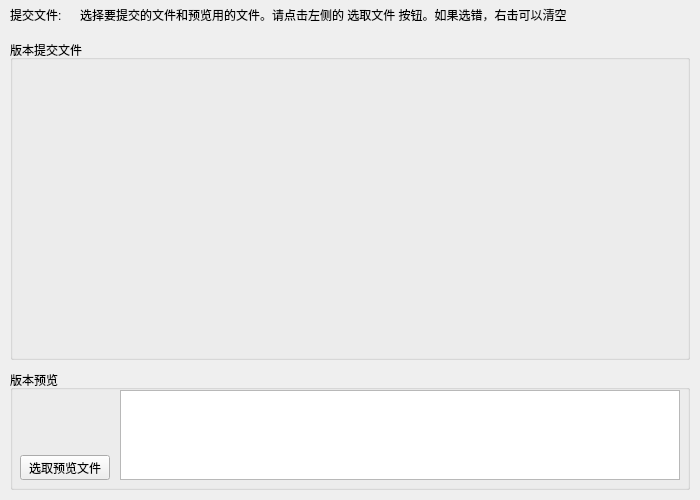
<?xml version="1.0" encoding="UTF-8"?>
<ui version="4.0">
 <class>Form</class>
 <widget class="QWidget" name="Form">
  <property name="geometry">
   <rect>
    <x>0</x>
    <y>0</y>
    <width>700</width>
    <height>500</height>
   </rect>
  </property>
  <property name="windowTitle">
   <string>Form</string>
  </property>
  <widget class="QLabel" name="label_description">
   <property name="geometry">
    <rect>
     <x>80</x>
     <y>0</y>
     <width>610</width>
     <height>30</height>
    </rect>
   </property>
   <property name="text">
    <string>&lt;html&gt;&lt;head/&gt;&lt;body&gt;&lt;p&gt;选择要提交的文件和预览用的文件。请点击左侧的 选取文件 按钮。如果选错，右击可以清空&lt;/p&gt;&lt;/body&gt;&lt;/html&gt;</string>
   </property>
  </widget>
  <widget class="QLabel" name="label_title">
   <property name="geometry">
    <rect>
     <x>10</x>
     <y>0</y>
     <width>70</width>
     <height>30</height>
    </rect>
   </property>
   <property name="text">
    <string>提交文件:</string>
   </property>
  </widget>
  <widget class="QGroupBox" name="groupBox_preview_files">
   <property name="geometry">
    <rect>
     <x>10</x>
     <y>370</y>
     <width>680</width>
     <height>120</height>
    </rect>
   </property>
   <property name="title">
    <string>版本预览</string>
   </property>
   <widget class="ThumbnailWidget" name="thumbnail_widget" native="true">
    <property name="geometry">
     <rect>
      <x>10</x>
      <y>20</y>
      <width>90</width>
      <height>60</height>
     </rect>
    </property>
    <property name="minimumSize">
     <size>
      <width>0</width>
      <height>0</height>
     </size>
    </property>
    <property name="maximumSize">
     <size>
      <width>16777215</width>
      <height>16777215</height>
     </size>
    </property>
    <property name="focusPolicy">
     <enum>Qt::NoFocus</enum>
    </property>
    <property name="styleSheet">
     <string notr="true"/>
    </property>
   </widget>
   <widget class="QPushButton" name="pushButton_pick_preview">
    <property name="geometry">
     <rect>
      <x>10</x>
      <y>85</y>
      <width>90</width>
      <height>25</height>
     </rect>
    </property>
    <property name="text">
     <string>选取预览文件</string>
    </property>
   </widget>
   <widget class="FileListWidget" name="listWidget_preview">
    <property name="geometry">
     <rect>
      <x>110</x>
      <y>20</y>
      <width>560</width>
      <height>90</height>
     </rect>
    </property>
    <property name="selectionMode">
     <enum>QAbstractItemView::ExtendedSelection</enum>
    </property>
   </widget>
  </widget>
  <widget class="QGroupBox" name="groupBox_publish_files">
   <property name="geometry">
    <rect>
     <x>10</x>
     <y>40</y>
     <width>680</width>
     <height>320</height>
    </rect>
   </property>
   <property name="title">
    <string>版本提交文件</string>
   </property>
  </widget>
 </widget>
 <customwidgets>
  <customwidget>
   <class>ThumbnailWidget</class>
   <extends>QWidget</extends>
   <header>..proc.snapshot_form</header>
   <container>1</container>
  </customwidget>
  <customwidget>
   <class>FileListWidget</class>
   <extends>QListWidget</extends>
   <header>..proc.file_list_widget</header>
  </customwidget>
 </customwidgets>
 <resources/>
 <connections/>
</ui>
